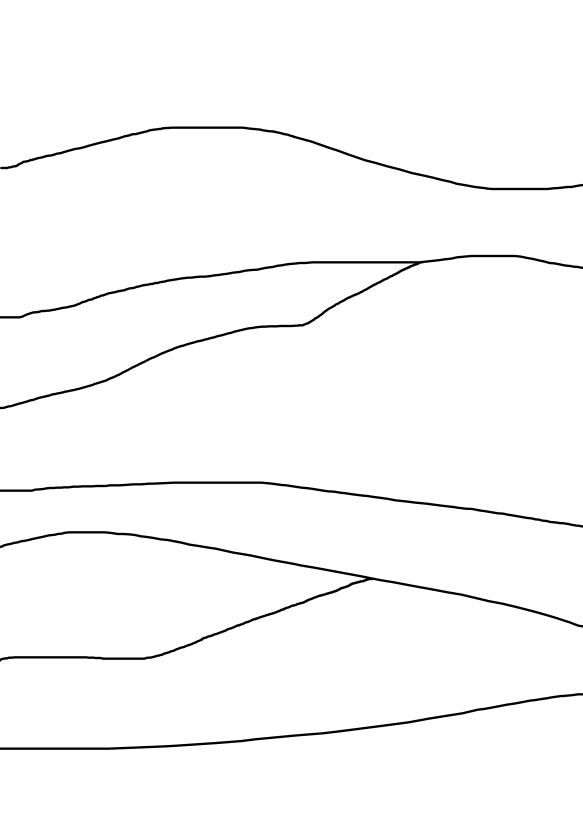
#> input picture data.png, 1748 x 2480 px (shown at 1/3 size)
$ python main1.py
#> lines starting #> are read from the running program, lines starting #| are printed output that depends on the picture; after the words box and inside, x2 and y2 are one past the last pixel; in counts of white or black regions, pixels touching at a corner belong together; long printed decimals are rounded
import numpy as np
import imageio as imageio
import matplotlib.pyplot as plt
from scipy.interpolate import CubicSpline as cs
from scipy.integrate import quad


def image_to_matrix(path):
#> called with path = 'data.png'
    image = imageio.imread(path)
#> image is the input picture: shape (2480, 1748, 4); mean R, G, B, A 250.3, 250.3, 250.3, 255
    return np.where(np.array(np.all(image == 255, 2), dtype=int) == 1, 0, 1)
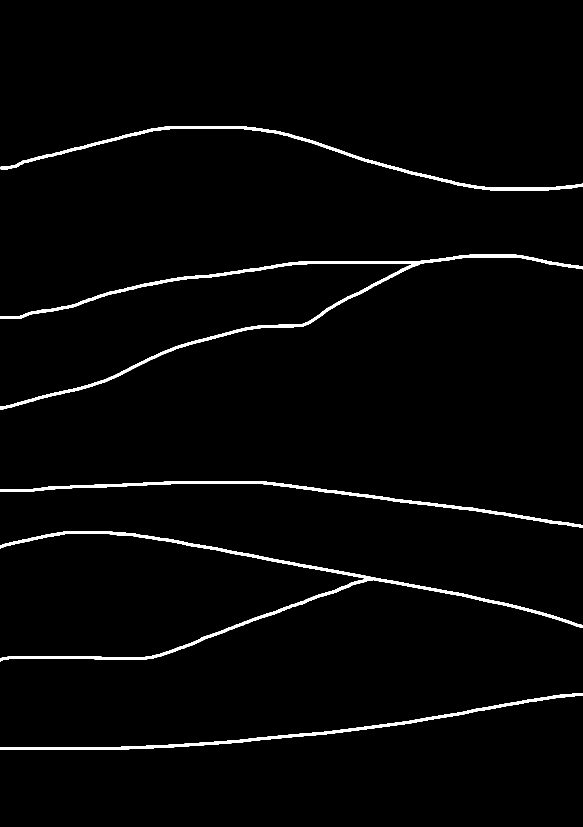
#> returned value: shape (2480, 1748) int64 (shown at 1/3 size); values 0 (black) and 1 (white), 2.1% white; 5 white regions, box (x1, y1, x2, y2) and area: (0, 764, 1748, 1228) 25259, (0, 1593, 1748, 1986) 23898, (0, 379, 1748, 571) 14486, (0, 1444, 1748, 1584) 14157, (0, 2079, 1748, 2250) 14145


if __name__ == '__main__':

    data_path = 'data.png'
    data = image_to_matrix(data_path)

    figsize = (5.42667, 7.7)
    buff = ''
    grid = True
    line_number = 7
    layer_number = 6
    sub_splines_num = 3
    sub_splines_dim = [3, 5, 9]
    min_dist_between_pixels = 20
    xmin, xmax, ymin, ymax = 0.0, 1.0, 0.0, 1.0
    y_all = []
    x, y = np.linspace(xmin, xmax, data.shape[1]), np.linspace(ymin, ymax, data.shape[0])[::-1]
#> x = 1748 values from 0 to 1
    xx, yy = np.meshgrid(x, y)
    tmp_lst, tmp_big_lst = [], []
    splines = []
    sub_splines = []
    lines_starting_points = np.arange(data.shape[0])[data[:, 0] == 1]
#> lines_starting_points = 55 values from 502 to 2249
    annotate_x = 0.05
    annotate_fontsize = 14
    annotate_fontweight = 'bold'
    integrals = np.zeros((sub_splines_num, layer_number))

    i, j = 0, 0
    while i < lines_starting_points.size:
        j = i
        tmp_lst = []
        while j < lines_starting_points.size and \
                np.abs(lines_starting_points[i] - lines_starting_points[j]) < min_dist_between_pixels:
            tmp_lst.append(lines_starting_points[j])
            j += 1
        i = j
        tmp_big_lst.append(tmp_lst)
#> after the loop, tmp_big_lst = 7 items

    tmp_lst = []

    for tmp in tmp_big_lst:
        tmp_lst.append(tmp[(len(tmp)-1)//2])
#> this loop made 7 passes
#> tmp on passes 1, 2, 3, 4, 5, 7: [502, 503, 504, 505], [948, 949, 950, 951, 952, 953, 954, 955], [1220, 1221, 1222, 1223, 1224, 1225, 1226, 1227], [1468, 1469, 1470, 1471, 1472, 1473, 1474, 1475], [1637, 1638, 1639, 1640, 1641, 1642, 1643, 1644], [2242, 2243, 2244, 2245, 2246, 2247, 2248, 2249]
#> after the loop, tmp_lst = [503, 951, 1223, 1471, 1640, 1980, 2245]

    lines_starting_points = np.array(tmp_lst)
#> lines_starting_points = [503, 951, 1223, 1471, 1640, 1980, 2245]

    for i in range(line_number):
        yi = np.empty_like(x)
        k = lines_starting_points[i]
        for j in range(data.shape[1]):
            if data[k, j] == 1:
                yi[j] = ((1.0 - k / data.shape[0]) - ymin) / (ymax - ymin)
                continue
            if data[k+1, j] == 1:
                k += 1
                yi[j] = ((1.0 - k / data.shape[0]) - ymin) / (ymax - ymin)
                continue
            if data[k-1, j] == 1:
                k -= 1
                yi[j] = ((1.0 - k / data.shape[0]) - ymin) / (ymax - ymin)
                continue
            print('Some problems...')

        y_all.append(yi.copy())
#> this loop made 7 passes
#> after the loop, y_all = 7 items

    y_all = np.array(y_all)

    for i in range(line_number):
        splines.append(cs(x, y_all[i]))
#> after the loop, splines = 7 items

    for i in range(sub_splines_num):
        sub_splines.append([])
        x_tmp = np.linspace(xmin, xmax, sub_splines_dim[i])
        for j in range(line_number):
            sub_splines[i].append(cs(x_tmp, splines[j](x_tmp)))
#> after the loop, sub_splines = 3 items

    for i in range(sub_splines_num):
        plt.figure(i+1, figsize=figsize)
        plt.axis([xmin, xmax, ymin, ymax])
        plt.grid(grid)
        x_tmp = np.linspace(xmin, xmax, sub_splines_dim[i])
        for xi_tmp in x_tmp:
            plt.plot([xi_tmp, xi_tmp], [ymin, ymax], 'k--')
        for j in range(line_number):
            plt.plot(x_tmp, splines[j](x_tmp), 'ko')
            plt.plot(x, y_all[j], 'k-')
            plt.plot(x, sub_splines[i][j](x), 'k--')
        plt.xticks(np.linspace(xmin, xmax, 5), ['0', '0.25A', '0.5A', '0.75A', 'A'])
        plt.yticks(np.linspace(xmin, xmax, 5), ['0', '0.25B', '0.5B', '0.75B', 'B'])

    for i in range(sub_splines_num):
        plt.figure(i+1)
        for j in range(layer_number):
            plt.annotate(str(j+1), [annotate_x, (y_all[j, 0] + y_all[j+1, 0]) / 2.0], fontsize=annotate_fontsize,
                         fontweight=annotate_fontweight)
            integrals[i, j] = quad(lambda x: np.abs(sub_splines[i][j+1](x) - sub_splines[i][j](x)), xmin, xmax)[0]
#> after the loop, integrals = [[0.152, 0.0683, 0.196, 0.0938, 0.0593, 0.137], [0.145, 0.0593, 0.213, 0.0862, 0.0719, 0.131], [0.145, 0.0545, 0.211, 0.0862, 0.067, 0.133]]

    for i in range(sub_splines_num):
        for j in range(layer_number):
            buff += '%.8f' % integrals[i, j] + '\t'
        buff += '\n'

    print(buff)
#| 0.1515	0.06829	0.196	0.09385	0.05927	0.1367
#| 0.1452	0.05931	0.2134	0.08617	0.07194	0.1306
#| 0.1451	0.05453	0.2111	0.08622	0.06702	0.1332

    plt.figure(sub_splines_num+1, figsize=figsize)
    plt.axis([xmin, xmax, ymin, ymax])
    plt.grid(grid)
    for j in range(line_number):
        plt.plot(x, y_all[j], 'k-')
    for j in range(layer_number):
        plt.annotate(str(j + 1), [annotate_x, (y_all[j, 0] + y_all[j + 1, 0]) / 2.0], fontsize=annotate_fontsize,
                     fontweight=annotate_fontweight)
    plt.xticks(np.linspace(xmin, xmax, 5), ['0', '0.25A', '0.5A', '0.75A', 'A'])
    plt.yticks(np.linspace(xmin, xmax, 5), ['0', '0.25B', '0.5B', '0.75B', 'B'])

    plt.show()
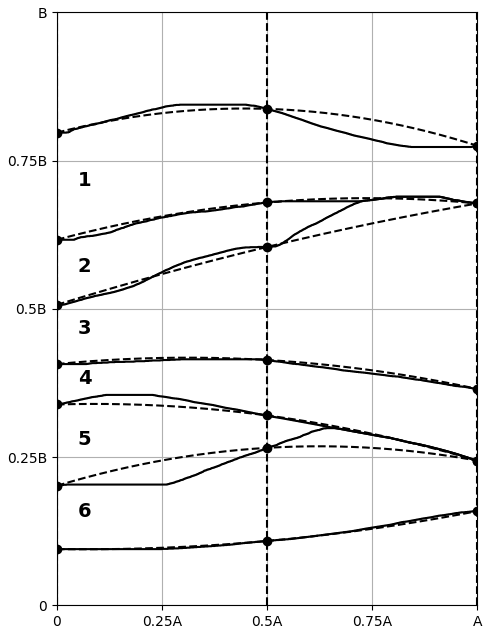
#> figure drawn by matplotlib, 1 panel
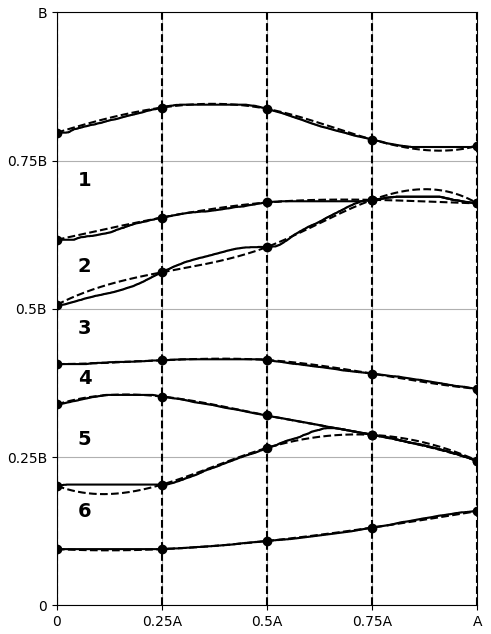
#> figure drawn by matplotlib, 1 panel
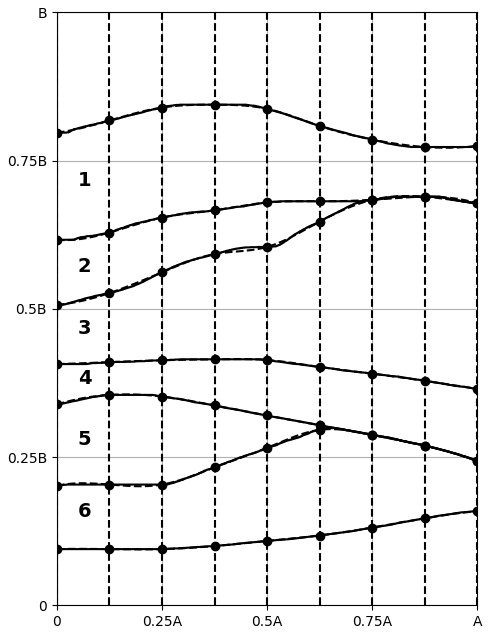
#> figure drawn by matplotlib, 1 panel
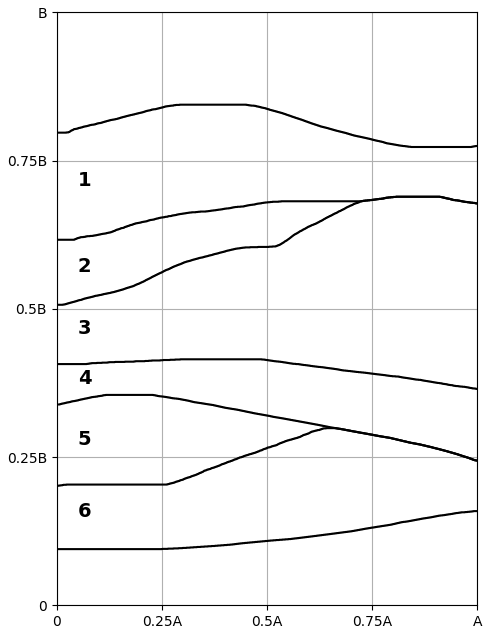
#> figure drawn by matplotlib, 1 panel; curve peaks at x = 0.292, y = 0.844; curve peaks at x = 0.807, y = 0.689; curve peaks at x = 0.807, y = 0.689
    plt.close()
